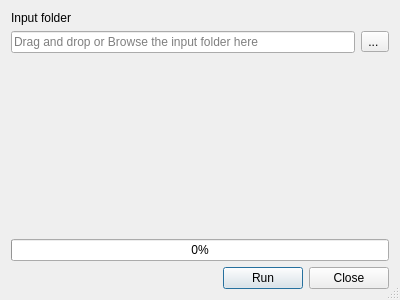
<ui version="4.0" >
 <class>RGBToReflectanceDialogBase</class>
 <widget class="QDialog" name="RGBToReflectanceDialogBase" >
  <property name="geometry" >
   <rect>
    <x>0</x>
    <y>0</y>
    <width>400</width>
    <height>300</height>
   </rect>
  </property>
  <property name="windowTitle" >
   <string>RGB to Reflectance</string>
  </property>
  <property name="sizeGripEnabled">
   <bool>true</bool>
  </property>
  <layout class="QVBoxLayout" name="verticalLayout_4">
   <item>
    <layout class="QVBoxLayout" name="verticalLayout_8">
     <item>
      <widget class="QLabel" name="label_5">
       <property name="sizePolicy">
        <sizepolicy hsizetype="Preferred" vsizetype="Fixed">
         <horstretch>0</horstretch>
         <verstretch>0</verstretch>
        </sizepolicy>
       </property>
       <property name="text">
        <string>Input folder</string>
       </property>
      </widget>
     </item>
     <item>
      <layout class="QHBoxLayout" name="horizontalLayout_4">
       <item>
        <widget class="FolderEdit" name="input_folder">
         <property name="sizePolicy">
          <sizepolicy hsizetype="Expanding" vsizetype="Fixed">
           <horstretch>0</horstretch>
           <verstretch>0</verstretch>
          </sizepolicy>
         </property>
         <property name="text">
          <string/>
         </property>
         <property name="dragEnabled">
          <bool>true</bool>
         </property>
         <property name="readOnly">
          <bool>false</bool>
         </property>
         <property name="placeholderText">
          <string>Drag and drop or Browse the input folder here</string>
         </property>
         <property name="clearButtonEnabled">
          <bool>true</bool>
         </property>
        </widget>
       </item>
       <item>
        <widget class="QToolButton" name="input_button">
         <property name="sizePolicy">
          <sizepolicy hsizetype="Fixed" vsizetype="Fixed">
           <horstretch>0</horstretch>
           <verstretch>0</verstretch>
          </sizepolicy>
         </property>
         <property name="text">
          <string>... </string>
         </property>
        </widget>
       </item>
      </layout>
     </item>
    </layout>
   </item>
   <item>
    <widget class="QFrame" name="frame">
     <property name="sizePolicy">
      <sizepolicy hsizetype="Preferred" vsizetype="Preferred">
       <horstretch>0</horstretch>
       <verstretch>0</verstretch>
      </sizepolicy>
     </property>
     <property name="frameShape">
      <enum>QFrame::NoFrame</enum>
     </property>
     <property name="frameShadow">
      <enum>QFrame::Raised</enum>
     </property>
    </widget>
   </item>
   <item>
    <layout class="QVBoxLayout" name="verticalLayout_14">
     <item>
      <layout class="QHBoxLayout" name="horizontalLayout_3">
       <item>
        <widget class="QProgressBar" name="progress_bar">
         <property name="sizePolicy">
          <sizepolicy hsizetype="Expanding" vsizetype="Fixed">
           <horstretch>0</horstretch>
           <verstretch>0</verstretch>
          </sizepolicy>
         </property>
         <property name="value">
          <number>0</number>
         </property>
        </widget>
       </item>
      </layout>
     </item>
     <item>
      <layout class="QHBoxLayout" name="horizontalLayout_5">
       <item>
        <widget class="QWidget" name="widget_2" native="true">
         <property name="sizePolicy">
          <sizepolicy hsizetype="Expanding" vsizetype="Preferred">
           <horstretch>0</horstretch>
           <verstretch>0</verstretch>
          </sizepolicy>
         </property>
        </widget>
       </item>
       <item>
        <widget class="QPushButton" name="ok_button">
         <property name="text">
          <string>Run</string>
         </property>
        </widget>
       </item>
       <item>
        <widget class="QPushButton" name="close_button">
         <property name="text">
          <string>Close</string>
         </property>
        </widget>
       </item>
      </layout>
     </item>
    </layout>
   </item>
  </layout>
 </widget>
 <customwidgets>
  <customwidget>
   <class>QgsCollapsibleGroupBox</class>
   <extends>QGroupBox</extends>
   <header>qgis.gui</header>
   <container>1</container>
  </customwidget>
  <customwidget>
   <class>FolderEdit</class>
   <extends>QLineEdit</extends>
   <header>image_processing.ui.folder_edit</header>
  </customwidget>
  <customwidget>
   <class>FileEdit</class>
   <extends>QLineEdit</extends>
   <header>image_processing.ui.file_edit</header>
  </customwidget>
  <customwidget>
   <class>FileEditGPKG</class>
   <extends>QLineEdit</extends>
   <header>image_processing.ui.file_edit_gpkg</header>
  </customwidget>
  <customwidget>
   <class>TextInput</class>
   <extends>QLineEdit</extends>
   <header>image_processing.ui.text_input</header>
  </customwidget>
 </customwidgets>
 <resources/>
 <connections>
 </connections>
</ui>
